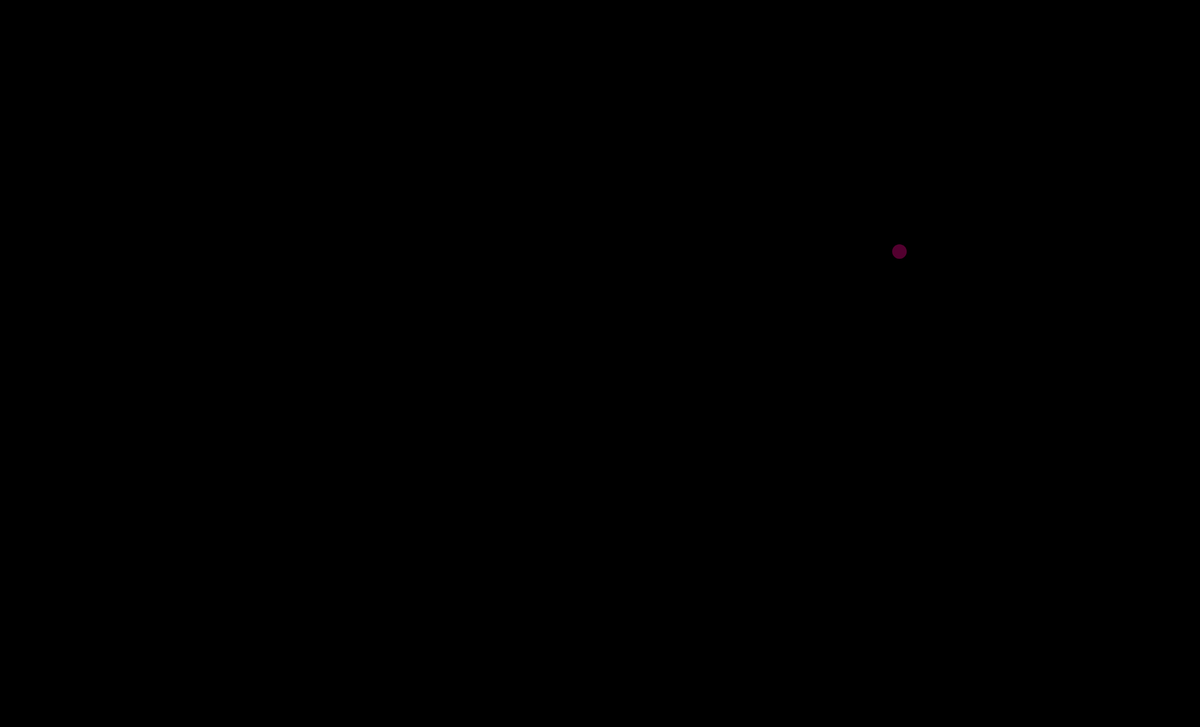
Frame 1 (no input)
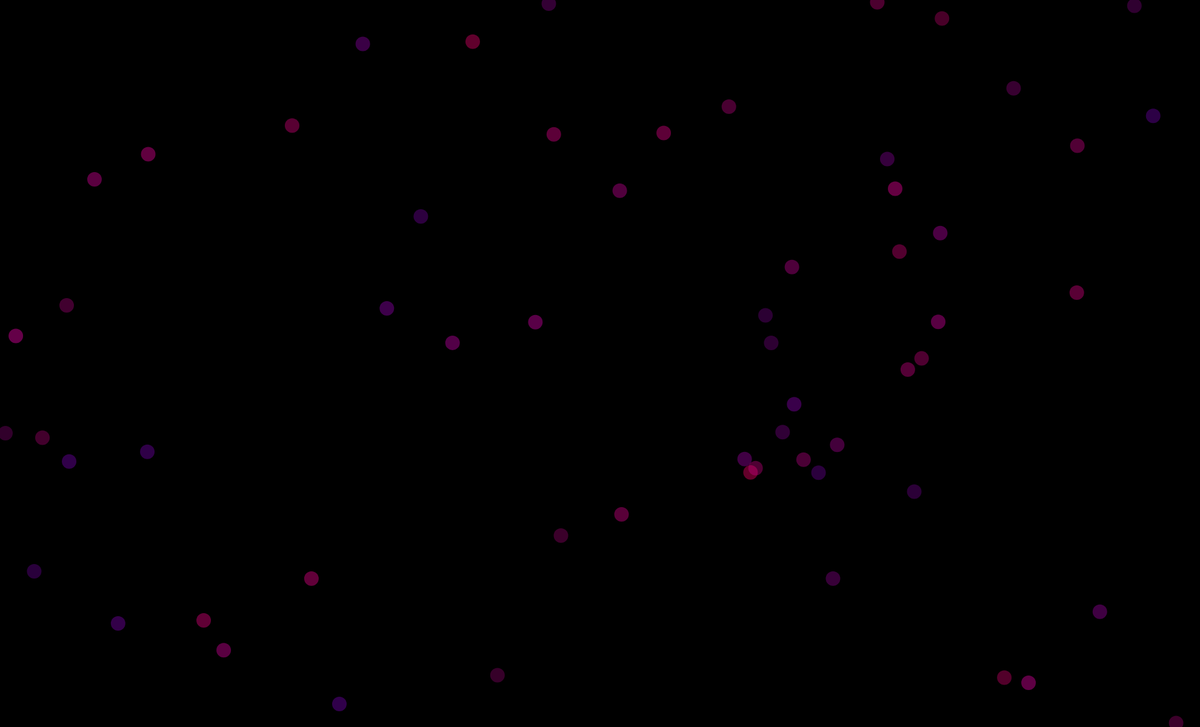
Frame 60 (no input)
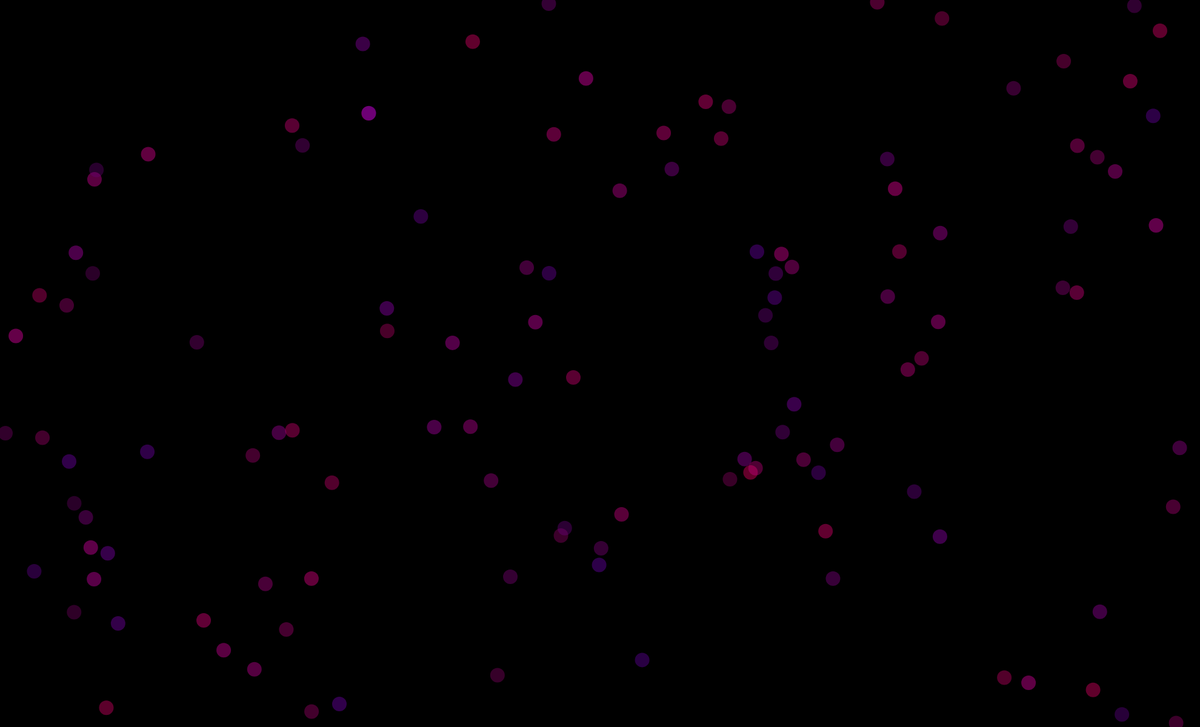
Frame 120 (the mouse pressed at the canvas centre since frame 60)

The p5.js sketch that drew these frames (run headless with seeded random() and noise() and a simulated clock; from frame 60 on, the mouse is pressed at the canvas centre):

// p5.js sketch
// ── sketch.js
var spot = {
    x: 100,
    y: 50
};

var col = {
    r: 255,
    g: 0, 
    b: 0
};


function setup() {
    createCanvas(1980, 1200);   
    background(0);
}

function draw() {
    col.r = random(100, 255);
    col.g = 0;
    col.b = random(100, 190);
    spot.x = random(0, width)
    spot.y = random(0, height)
    noStroke();
    fill(col.r, col.g,col.b, 100);
    ellipse(spot.x, spot.y, 24, 24)
}
  
